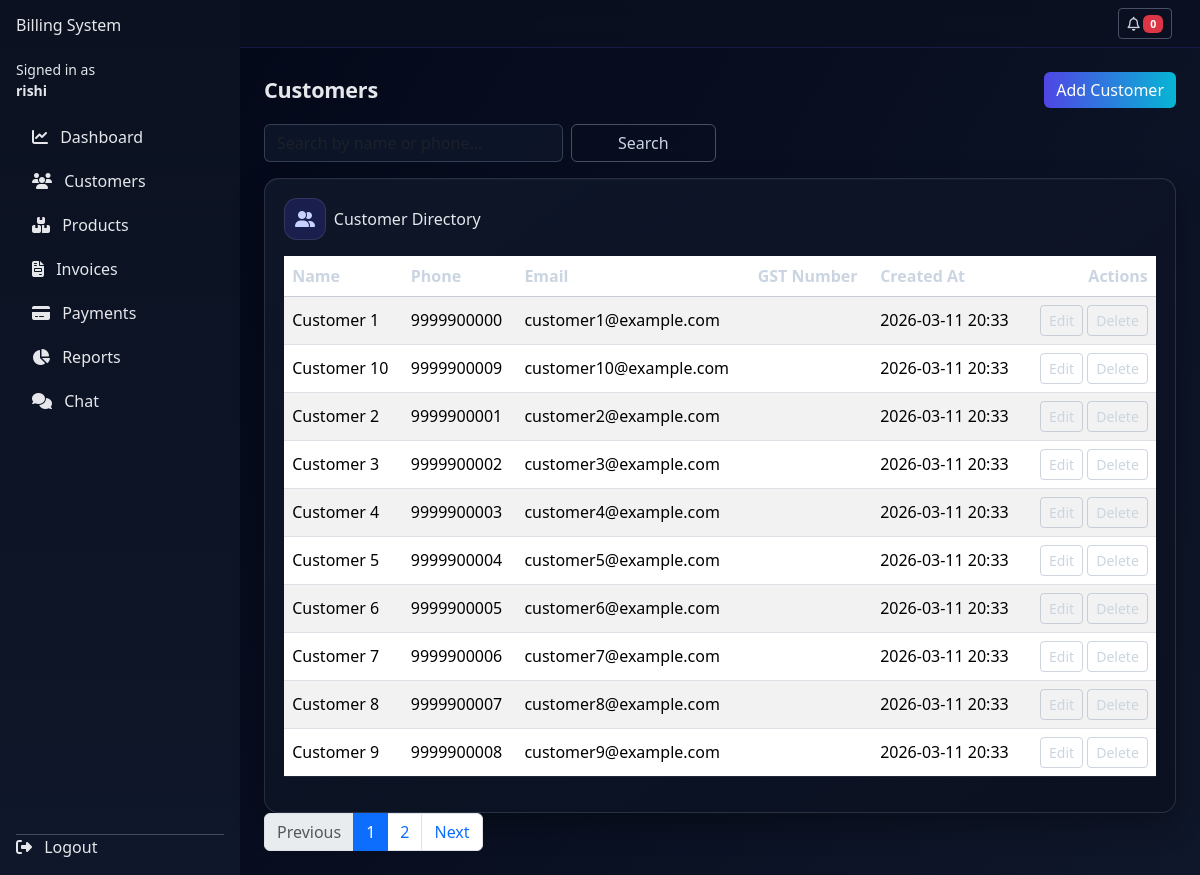
The app's page /customers/ (signed in), older data.
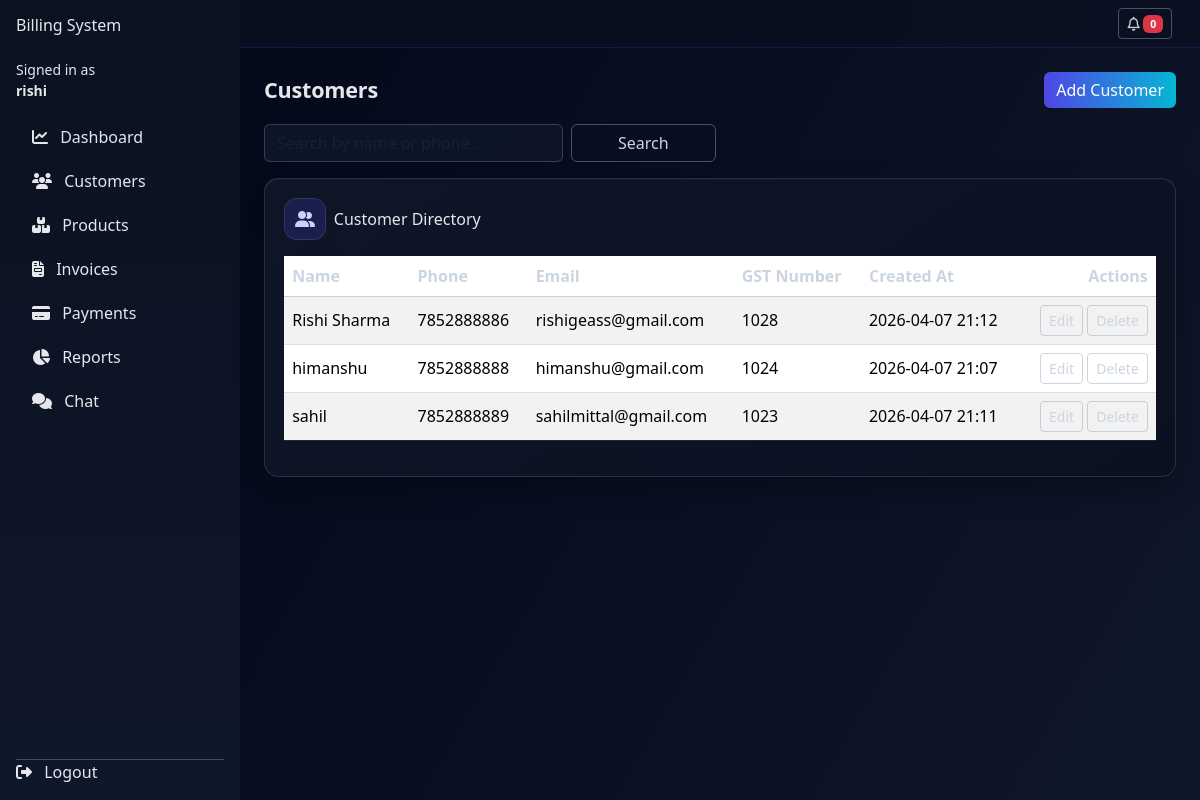
The same page, newer data.
### customers/models.py (models this page shows, shortened)
class Customer(models.Model):
    business = models.ForeignKey(
        "users.Business",
        on_delete=models.CASCADE,
        related_name="customers",
        null=True,
        blank=True,
    )
    name = models.CharField(max_length=255)
    phone = models.CharField(max_length=20)
    email = models.EmailField(blank=True)
    address = models.TextField(blank=True)
    gst_number = models.CharField(max_length=30, blank=True)
    created_at = models.DateTimeField(auto_now_add=True)
    class Meta:
        ordering = ["name"]

### customers/views.py (the view)
# urls.py: path("", views.customer_list, name="customer_list"),
@login_required
@approved_business_required
def customer_list(request):
    query = request.GET.get("q", "").strip()
    customers_qs = queryset_for_business(Customer.objects.all(), request.user)
    if query:
        customers_qs = customers_qs.filter(
            Q(name__icontains=query)
            | Q(phone__icontains=query)
            | Q(email__icontains=query)
        )
    paginator = Paginator(customers_qs, 10)
    page_number = request.GET.get("page")
    page_obj = paginator.get_page(page_number)
    return render(
        request,
        "customers/customer_list.html",
        {
            "page_obj": page_obj,
            "query": query,
        },
    )

### users/utils.py (called while the page is built)
def is_staff_or_superuser(user):
    return user.is_authenticated and (user.is_superuser or user.is_staff)

def queryset_for_business(model_qs: QuerySet, user, *, business_field: str = "business"):
    if is_staff_or_superuser(user):
        return model_qs
    b = get_owner_business(user)
    if not b:
        return model_qs.none()
    return model_qs.filter(**{business_field: b})

### templates/customers/customer_list.html (shortened to what this page needs)
{% extends "base.html" %}
{% block content %}
<div class="d-flex justify-content-between align-items-center mb-3 list-page-head">
  <h2 class="mb-0">Customers</h2>
  <a href="{% url 'customers:customer_create' %}" class="btn btn-primary button-ripple">Add Customer</a>
</div>
<form method="get" class="row g-2 mb-3">
  <div class="col-md-4">
    <input
      type="text"
      name="q"
      value="{{ query }}"
      class="form-control"
      placeholder="Search by name or phone..."
    >
  </div>
  <div class="col-md-2">
    <button type="submit" class="btn btn-outline-secondary w-100">Search</button>
  </div>
</form>
<div class="table-shell reveal-up">
  <div class="d-flex align-items-center gap-2 mb-3">
    <span class="table-icon"><i class="fa-solid fa-user-group"></i></span>
    <h6 class="mb-0">Customer Directory</h6>
  </div>
<div class="table-responsive">
  <table class="table table-striped table-hover align-middle">
    <thead>
      <tr>
        <th>Name</th>
        <th>Phone</th>
        <th>Email</th>
        <th>GST Number</th>
        <th>Created At</th>
        <th class="text-end">Actions</th>
      </tr>
    </thead>
    <tbody>
      {% for customer in page_obj %}
        <tr>
          <td>{{ customer.name }}</td>
          <td>{{ customer.phone }}</td>
          <td>{{ customer.email }}</td>
          <td>{{ customer.gst_number }}</td>
          <td>{{ customer.created_at|date:"Y-m-d H:i" }}</td>
          <td class="text-end">
            <a href="{% url 'customers:customer_update' customer.pk %}" class="btn btn-sm btn-outline-primary">Edit</a>
            <a href="{% url 'customers:customer_delete' customer.pk %}" class="btn btn-sm btn-outline-danger">Delete</a>
          </td>
        </tr>
      {% empty %}
        <tr>
          <td colspan="6" class="text-center">No customers found.</td>
        </tr>
      {% endfor %}
    </tbody>
  </table>
</div>
</div>
{% if page_obj.has_other_pages %}
  <nav aria-label="Customer pagination">
    <ul class="pagination">
      {% if page_obj.has_previous %}
        <li class="page-item">
          <a class="page-link" href="?q={{ query }}&page={{ page_obj.previous_page_number }}">Previous</a>
        </li>
      {% else %}
        <li class="page-item disabled"><span class="page-link">Previous</span></li>
      {% endif %}
      {% for num in page_obj.paginator.page_range %}
        {% if num == page_obj.number %}
          <li class="page-item active"><span class="page-link">{{ num }}</span></li>
        {% else %}
          <li class="page-item">
            <a class="page-link" href="?q={{ query }}&page={{ num }}">{{ num }}</a>
          </li>
        {% endif %}
      {% endfor %}
      {% if page_obj.has_next %}
        <li class="page-item">
          <a class="page-link" href="?q={{ query }}&page={{ page_obj.next_page_number }}">Next</a>
        </li>
      {% else %}
        <li class="page-item disabled"><span class="page-link">Next</span></li>
      {% endif %}
    </ul>
  </nav>
{% endif %}
{% endblock %}

### templates/base.html (shortened to what this page needs)
{% load static %}
<!doctype html>
<html lang="en">
  <head>
    <link
      href="https://cdn.jsdelivr.net/npm/bootstrap@5.3.3/dist/css/bootstrap.min.css"
      rel="stylesheet"
    >
    <link rel="stylesheet" href="{% static 'css/style.css' %}">
    <script src="https://cdn.tailwindcss.com"></script>
    <link rel="stylesheet" href="https://cdnjs.cloudflare.com/ajax/libs/font-awesome/6.5.2/css/all.min.css">
  </head>
  <body class="app-dark">
    <div class="app-shell">
      <aside class="sidebar d-flex flex-column p-3">
        <h4 class="mb-4"><a href="{% url 'landing' %}">Billing System</a></h4>
        {% if user.is_authenticated %}
          <div class="mb-3 small">
            Signed in as<br>
            <strong>{{ user.username }}</strong>
          </div>
        {% endif %}
        <ul class="nav nav-pills flex-column mb-auto">
          <li class="nav-item mb-1">
            <a href="{% url 'dashboard:home' %}" class="nav-link {% if request.resolver_match.url_name == 'home' and request.resolver_match.app_name == 'dashboard' %}active{% endif %}">
              <i class="fa-solid fa-chart-line me-2"></i> Dashboard
            </a>
          </li>
          <li class="nav-item mb-1">
            <a href="{% url 'customers:customer_list' %}" class="nav-link">
              <i class="fa-solid fa-users me-2"></i> Customers
            </a>
          </li>
          <li class="nav-item mb-1">
            <a href="{% url 'products:product_list' %}" class="nav-link">
              <i class="fa-solid fa-boxes-stacked me-2"></i> Products
            </a>
          </li>
          <li class="nav-item mb-1">
            <a href="{% url 'invoices:invoice_list' %}" class="nav-link">
              <i class="fa-solid fa-file-invoice me-2"></i> Invoices
            </a>
          </li>
          <li class="nav-item mb-1">
            <a href="{% url 'payments:list' %}" class="nav-link">
              <i class="fa-solid fa-credit-card me-2"></i> Payments
            </a>
          </li>
          <li class="nav-item mb-1">
            <a href="{% url 'reports:index' %}" class="nav-link">
              <i class="fa-solid fa-chart-pie me-2"></i> Reports
            </a>
          </li>
          <li class="nav-item mb-1">
            <a href="{% url 'communication:chat_room' %}" class="nav-link">
              <i class="fa-solid fa-comments me-2"></i> Chat
            </a>
          </li>
        </ul>
        <hr>
        <div>
          {% if user.is_authenticated %}
            <a class="nav-link px-0" href="{% url 'logout' %}">
              <i class="fa-solid fa-right-from-bracket me-2"></i> Logout
            </a>
          {% else %}
            <a class="nav-link px-0" href="#" id="sidebarLoginLink">
              <i class="fa-solid fa-right-to-bracket me-2"></i> Login
            </a>
          {% endif %}
        </div>
      </aside>
      <div class="main-content">
        <nav class="navbar main-navbar px-3">
          <div class="container-fluid">
            <div class="position-relative">
              <button id="notifBell" class="btn btn-sm btn-outline-secondary button-ripple">
                <i class="fa-regular fa-bell"></i>
                <span id="notifCount" class="badge text-bg-danger">0</span>
              </button>
            </div>
          </div>
        </nav>
        <main class="main-body container-fluid">
          {% block content %}{% endblock %}
        </main>
      </div>
    </div>
  </body>
</html>

### static/css/style.css (style rules this page uses)
:root { --app-bg: #f5f5f7; --sidebar-bg: #111827; --sidebar-fg: #e5e7eb; --sidebar-hover: rgba(255, 255, 255, 0.08); --accent: #0d6efd; }
.app-dark .table { color: #e2e8f0; }
.app-dark .table thead th { color: #cbd5e1; border-color: rgba(100, 116, 139, 0.35); }
.app-dark .table td, .app-dark .table th { border-color: rgba(100, 116, 139, 0.22); }
.app-dark .form-control, .app-dark .form-select, .app-dark textarea, .app-dark input[type="text"], .app-dark input[type="email"], .app-dark input[type="password"], .app-dark input[type="date"], .app-dark input[type="number"] { background: rgba(15, 23, 42, 0.86); color: #f1f5f9; border: 1px solid rgba(100, 116, 139, 0.45); }
.app-dark .btn-primary { background: linear-gradient(90deg, #4F46E5, #06B6D4); border: none; }
.app-dark .btn-outline-primary, .app-dark .btn-outline-secondary, .app-dark .btn-outline-danger { border-color: rgba(148, 163, 184, 0.45); color: #cbd5e1; }
.button-ripple { position: relative; overflow: hidden; }
.list-page-head h2 { font-size: 1.35rem; font-weight: 600; letter-spacing: -0.01em; }
.table-shell { border-radius: 0.9rem; background: linear-gradient(145deg, rgba(15, 23, 42, 0.9), rgba(11, 17, 32, 0.92)); border: 1px solid rgba(148, 163, 184, 0.2); box-shadow: 0 12px 30px rgba(0, 0, 0, 0.32), inset 0 1px 0 rgba(255, 255, 255, 0.03); padding: 1.2rem; }
.table-icon { width: 2.6rem; height: 2.6rem; border-radius: 0.8rem; display: inline-grid; place-items: center; color: #c7d2fe; background: rgba(79, 70, 229, 0.2); border: 1px solid rgba(255, 255, 255, 0.1); }
.reveal-up { opacity: 0; transform: translateY(18px); transition: opacity 0.8s ease, transform 0.8s ease; }
.reveal-up.is-visible { opacity: 1; transform: translateY(0); }
.sidebar { background-color: var(--sidebar-bg) !important; color: var(--sidebar-fg) !important; }
.sidebar .nav-link { border-radius: 0.75rem; transition: background-color 120ms ease, transform 120ms ease; }

### templates/base.html (style rules this page uses)
body { min-height: 100vh; background: linear-gradient(120deg, #020617, #0F172A); color: #e5e7eb; }
.app-shell { display: flex; min-height: 100vh; }
.sidebar { width: 240px; background: linear-gradient(180deg, #0b1120 0%, #0f172a 100%); color: #e5e7eb; }
.sidebar a { color: inherit; text-decoration: none; }
.main-content { flex: 1; display: flex; flex-direction: column; }
.main-navbar { background: rgba(11, 17, 32, 0.75); border-bottom: 1px solid rgba(79, 70, 229, 0.2); backdrop-filter: blur(10px); }
.main-body { padding: 1.5rem; }

Row changes from the older to the newer data that the page shows:
removed Customer: name "Customer 1", phone "9999900000", email "customer1@example.com", created_at "2026-03-11 20:33"
removed Customer: name "Customer 10", phone "9999900009", email "customer10@example.com", created_at "2026-03-11 20:33"
removed Customer: name "Customer 2", phone "9999900001", email "customer2@example.com", created_at "2026-03-11 20:33"
removed Customer: name "Customer 3", phone "9999900002", email "customer3@example.com", created_at "2026-03-11 20:33"
removed Customer: name "Customer 4", phone "9999900003", email "customer4@example.com", created_at "2026-03-11 20:33"
removed Customer: name "Customer 5", phone "9999900004", email "customer5@example.com", created_at "2026-03-11 20:33"
removed Customer: name "Customer 6", phone "9999900005", email "customer6@example.com", created_at "2026-03-11 20:33"
removed Customer: name "Customer 7", phone "9999900006", email "customer7@example.com", created_at "2026-03-11 20:33"
removed Customer: name "Customer 8", phone "9999900007", email "customer8@example.com", created_at "2026-03-11 20:33"
removed Customer: name "Customer 9", phone "9999900008", email "customer9@example.com", created_at "2026-03-11 20:33"
added Customer: name "Rishi Sharma", phone "7852888886", email "rishigeass@gmail.com", gst_number "1028", created_at "2026-04-07 21:12"
added Customer: name "himanshu", phone "7852888888", email "himanshu@gmail.com", gst_number "1024", created_at "2026-04-07 21:07"
added Customer: name "sahil", phone "7852888889", email "sahilmittal@gmail.com", gst_number "1023", created_at "2026-04-07 21:11"
Text that changed along with them:
text no longer shown: "Previous Next"
list line gone: "1"
list line gone: "2"
